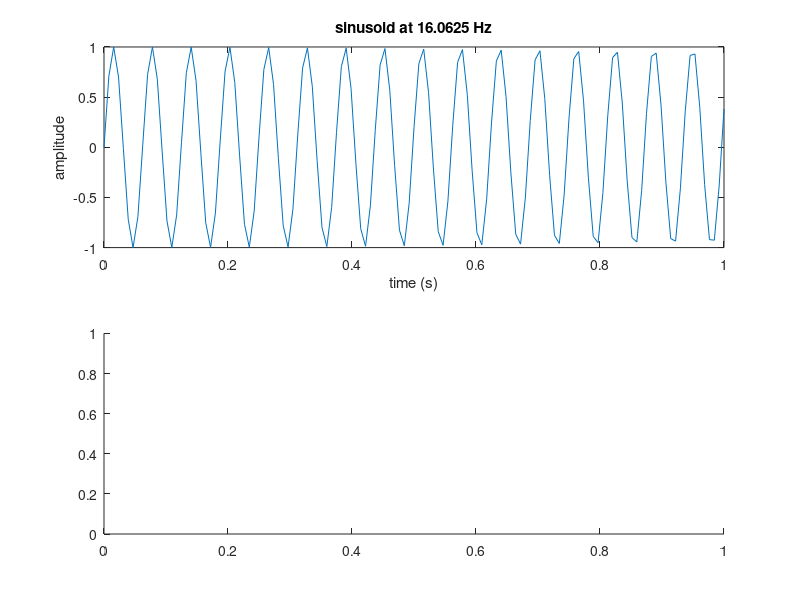

Recreate this plot in MATLAB. (Note: this script raises an error after producing the figure.)
% Mayank Sanganeria / Lab 6-2

zpf = 8;
fs = 128;
t = 0:1/fs:1;
x = sin(2*pi*16.0625*t);
w = boxcar(length(x));
x = x(:);
x_w = w.* x;
subplot(2,1,1);
plot(t,x_w);
xlabel('time (s)');
ylabel('amplitude');
title('sinusoid at 16.0625 Hz');

subplot(2,1,2);

spec = [x_w' zeros(1,129)];

plotspec(spec,fs);
title('Spectrum with Boxcar window');